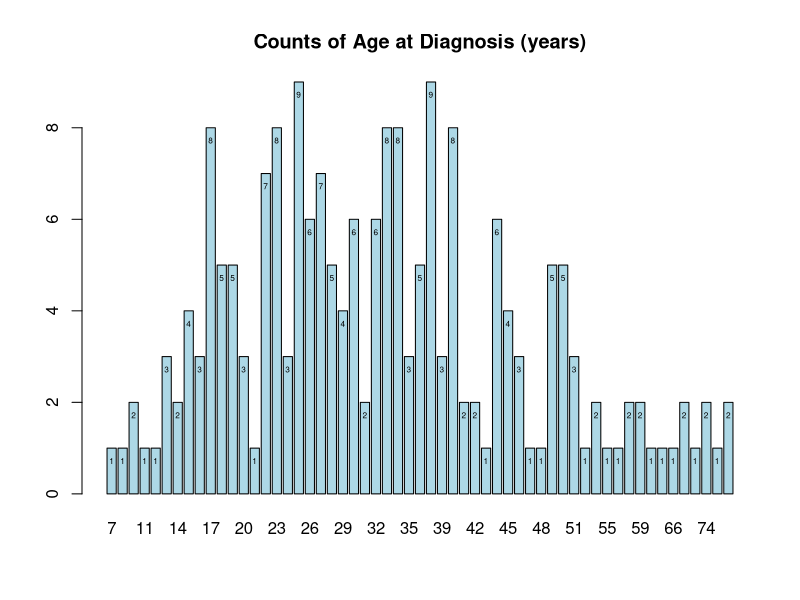
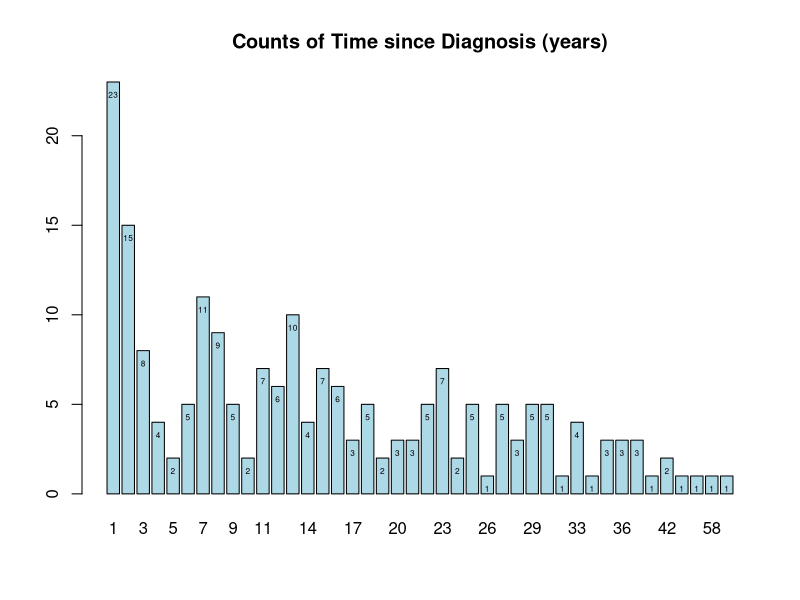
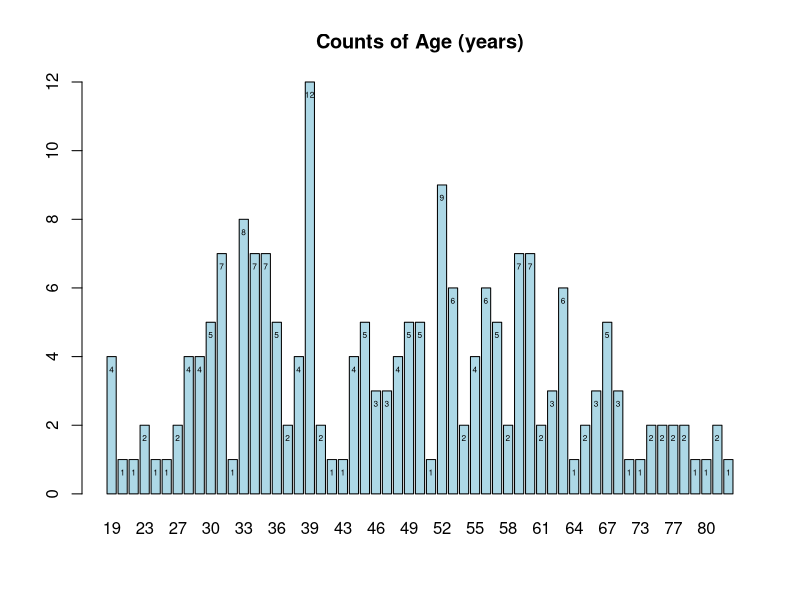
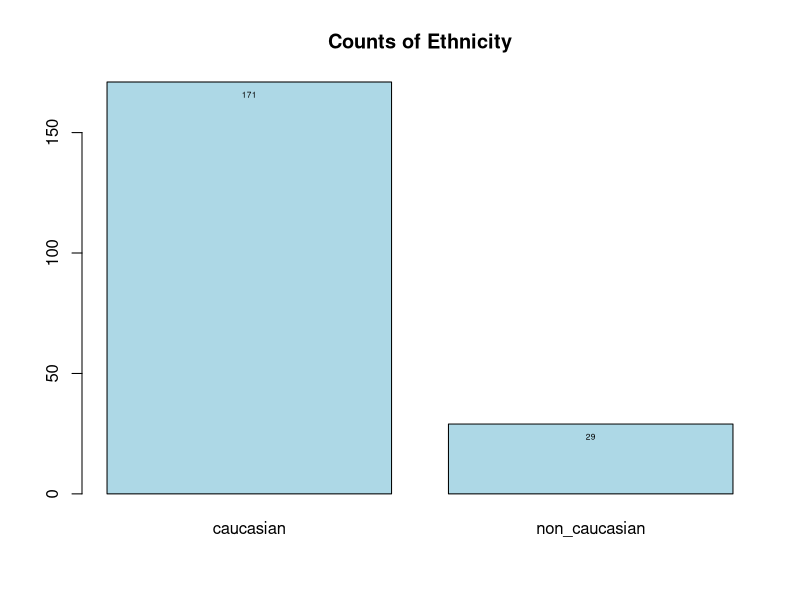
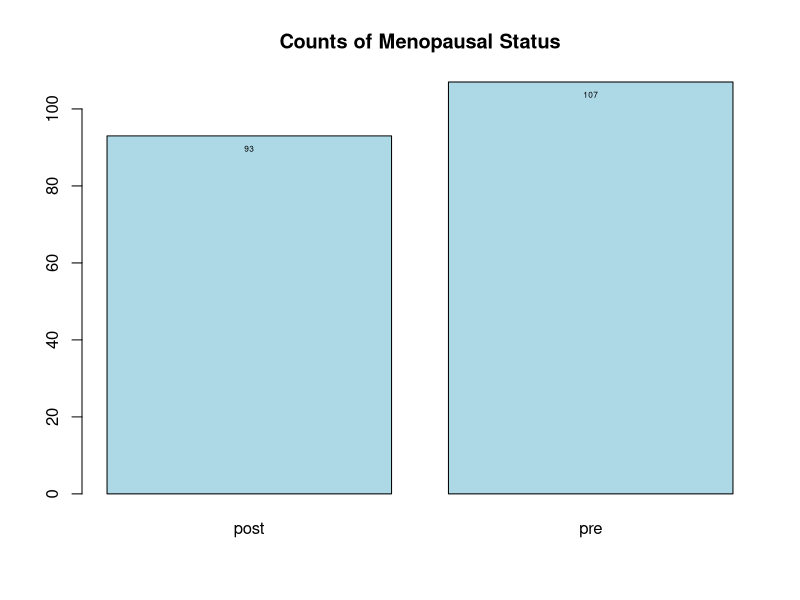
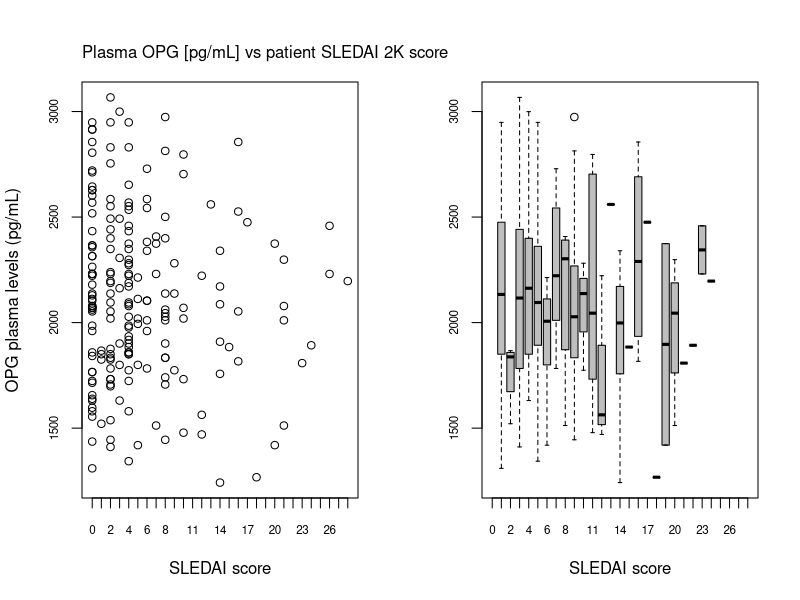
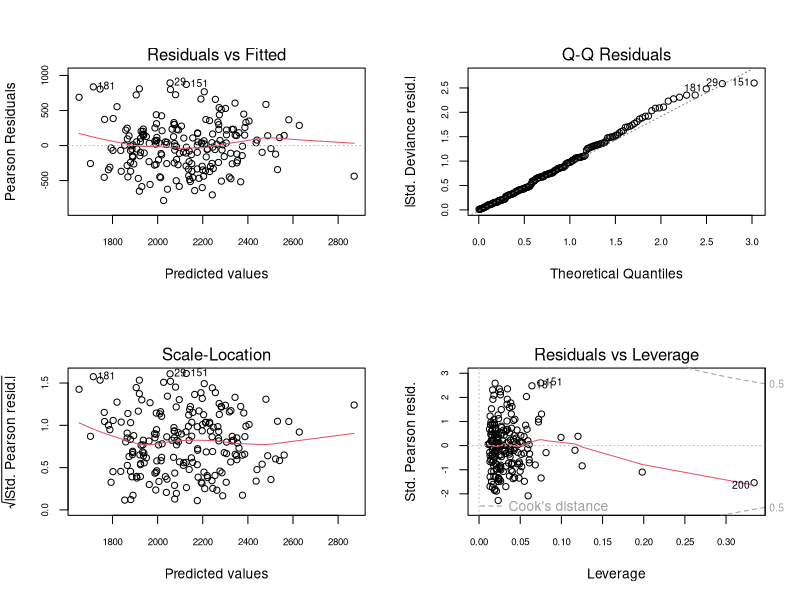
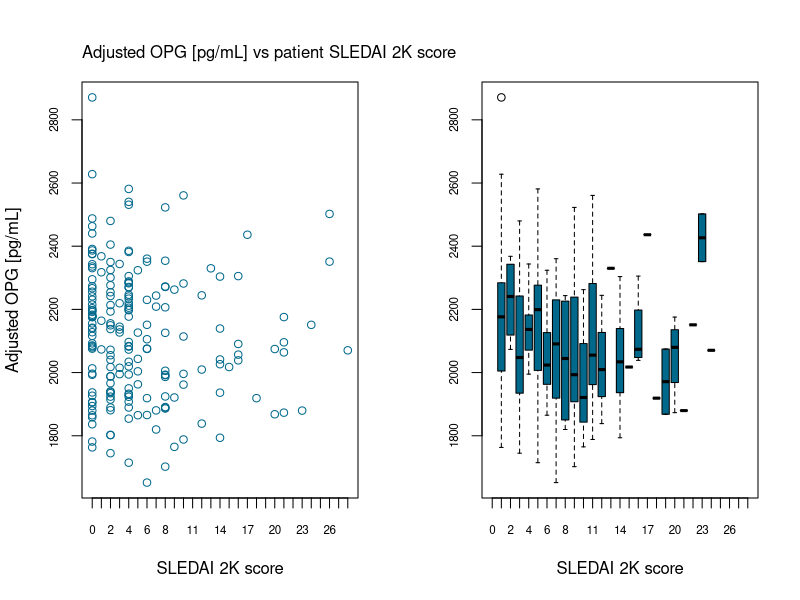

R code for these plots, in order:
library(readxl)
library(dplyr)
library(ggplot2)
#import the data (HAS TO BE IN THE SAME FOLDER YOURE WORKING IN OR YOU HAVE TO WRITE THE WHOLE PATH:
#IE. "/user/johndoe/folder-1/foldertwo/DATA_SET_HERE"). 
OriginalData <- read_excel("g1_s1_dataset_v251001.xlsx")
View(OriginalData)

#rename the columns so everything is easier to read and keep track of
colnames(OriginalData) <- c('Patient ID', 'Age at Diagnosis (years)', 'Time since Diagnosis (years)', 
                            'Age (years)', 'BMI (kg/m^2)', 'IFN type I [IU/mL]', 
                            'Ethnicity', 'Menopausal Status', 'SLEDAI 2k Score', 
                            'Plasma OPG [pg/mL]', 'vWF [IU/mL]', 'sDC1 [ng/mL]', 
                            'TM [ng/mL]', 'ox LDL [ng/mL]', 'sVCAM-1 [ng/mL]', 
                            'LDH [u/L]')

##OriginalData <- OriginalData %>% mutate(time_since_diagnosis_years = ifelse(OriginalData$time_since_diagnosis_years == 0, NA, time_since_diagnosis_years))
##^^ we'll ask about this tomorrow
#since time since diagnosis has values equal to 0, we're going to add 1 to each of those (ie. 0+1 =1, etc)
OriginalData <- OriginalData %>% 
  mutate(`Time since Diagnosis (years)` = `Time since Diagnosis (years)` + 1)

#some stat tests for OPG levels to see how it's distributed and possible correlation to SLEDAI score
shapiro.test(OriginalData$`Plasma OPG [pg/mL]`)
cor.test(OriginalData$`SLEDAI 2k Score`, OriginalData$`Plasma OPG [pg/mL]`, method = ("pearson"))

#make a list of all the column names so that you can create functions
col_names <- c('Patient ID', 'Age at Diagnosis (years)', 'Time since Diagnosis (years)', 
         'Age (years)', 'BMI (kg/m^2)', 'IFN type I [IU/mL]', 
         'Ethnicity', 'Menopausal Status', 'SLEDAI 2k Score', 
         'Plasma OPG [pg/mL]', 'vWF [IU/mL]', 'sDC1 [ng/mL]', 
         'TM [ng/mL]', 'ox LDL [ng/mL]', 'sVCAM-1 [ng/mL]', 
         'LDH [u/L]')
#how many times does each value of a variable appear? 
#this is the function
Counts <- lapply(col_names, function(col) {
  OriginalData %>%
    group_by(.data[[col]]) %>%
    summarise(count = n())
  })
#re-establish column names
names(Counts) <- col_names

#some things are unique to each patinet, so we don't want to plot them to see the counts:
names_to_skip_in_plots <- c('Patient ID', 'BMI (kg/m^2)', 'IFN type I [IU/mL]', 
                            'SLEDAI 2k Score','Plasma OPG [pg/mL]', 
                            'vWF [IU/mL]', 'sDC1 [ng/mL]', 'TM [ng/mL]', 
                            'ox LDL [ng/mL]', 'sVCAM-1 [ng/mL]', 'LDH [u/L]')

#this is the function for the barplots of the counts:
for (name in names(Counts)) {
  if (name %in% names_to_skip_in_plots) next
  df <- Counts[[name]]
  par(mfrow = c(1,1))
  bars <- barplot(
    df$count,
    names.arg = df[[1]],
    main = paste("Counts of", name),
    col = "lightblue")
  text(x = bars, y = df$count, labels = df$count, pos = 1, cex = 0.5, col = 'black')
}
rm(df, name, bars)

par(cex.axis = 0.7, mfrow = c(1,2))
plot(OriginalData$`SLEDAI 2k Score`, OriginalData$`Plasma OPG [pg/mL]`,
     col = 'black', xlab = 'SLEDAI score', ylab = "OPG plasma levels (pg/mL)", 
     xlim = c(0, 28), xaxt = 'n')
axis(side = 1, at = seq(0, 28, by = 1))
mtext("Plasma OPG [pg/mL] vs patient SLEDAI 2K score",
      outer = FALSE, cex = 1, side = 3, line = 1, adj = 0)
boxplot(OriginalData$`Plasma OPG [pg/mL]`~OriginalData$`SLEDAI 2k Score`, 
        col = 'grey', xlab = 'SLEDAI score', ylab = NULL,
        xlim = c(0, 28), xaxt = 'n')
axis(side = 1, at = seq(0, 28, by = 1))

##Linear Regression
model <- glm(`Plasma OPG [pg/mL]` ~ `Age at Diagnosis (years)` + `Time since Diagnosis (years)` +
            `Age (years)` + `BMI (kg/m^2)` + `IFN type I [IU/mL]` + Ethnicity + `Menopausal Status`, 
            data = OriginalData)
summary(model)
#model_sledai <- glm(`SLEDAI 2k Score` ~ `Age at Diagnosis (years)` + `Time since Diagnosis (years)` +
               #`Age (years)` + `BMI (kg/m^2)` + `IFN type I [IU/mL]` + Ethnicity + `Menopausal Status`, 
            # data = OriginalData)
#summary(model_sledai)
cor.test(OriginalData$`SLEDAI 2k Score`, model[["fitted.values"]], method = 'pearson')
par(mfrow = c(2,2))
plot(model)
opg_sledai <- data.frame(OriginalData$`SLEDAI 2k Score`, model[["fitted.values"]])
#or: model_sledai[["fitted.values"]]
colnames(opg_sledai) <- c('SLEDAI 2k score', 'Adjusted OPG [pg/mL}')

##I also like to make one extra data frame with the patient IDs to make sure R is putting together 
##the right OPG value and SLEDAI score
opg_sledai_patientID <- data.frame(OriginalData$`Patient ID`, OriginalData$`SLEDAI 2k Score`, 
                                   model[["fitted.values"]])
colnames(opg_sledai_patientID) <- c('Patient ID', 'SLEDAI 2k score', 'Adjusted OPG [pg/mL}')

par(mfrow = c(1,2), cex.axis = 0.7)
plot(opg_sledai$`SLEDAI 2k score`, opg_sledai$`Adjusted OPG [pg/mL}`, 
     xlab = 'SLEDAI 2K score', ylab = 'Adjusted OPG [pg/mL]', col = 'deepskyblue4',
     xlim = c(0, 28), xaxt = 'n')
axis(side = 1, at = seq(0, 28, by = 1))
mtext("Adjusted OPG [pg/mL] vs patient SLEDAI 2K score",
      outer = FALSE, cex = 1, side = 3, line = 1, adj = 0)
boxplot(opg_sledai$`Adjusted OPG [pg/mL}`~opg_sledai$`SLEDAI 2k score`, 
        xlab = 'SLEDAI 2K score', ylab = NULL, col = 'deepskyblue4',
        xlim = c(0, 28), xaxt = 'n')
axis(side = 1, at = seq(0, 28, by = 1))

##Moving on from the confounding, we can do a similar thing for the biomarkers
#first, extract the biomarkes from the original data frame into a separate one
biomarkers <- data.frame(OriginalData$`vWF [IU/mL]`, OriginalData$`sDC1 [ng/mL]`, 
                         OriginalData$`TM [ng/mL]`,
                         OriginalData$`ox LDL [ng/mL]`, OriginalData$`sVCAM-1 [ng/mL]`, 
                         OriginalData$`LDH [u/L]`)
#rename the columns to make them easier to identify
names(biomarkers) <- c('von Willebrand Factor', 'soluble DC-1', 
                       'Thrombomodulin', 'oxidized LDL', 'soluble VCAM-1', 'LDH')
summary(biomarkers)

#create a linear model for each of the biomarkers
vWF_model <- glm(`vWF [IU/mL]` ~ `Age at Diagnosis (years)` + `Time since Diagnosis (years)` +
                  `Age (years)` + `BMI (kg/m^2)` + `IFN type I [IU/mL]` + Ethnicity + `Menopausal Status`, 
            data = OriginalData)
sDC1_model <- glm(`sDC1 [ng/mL]` ~ `Age at Diagnosis (years)` + `Time since Diagnosis (years)` +
                   `Age (years)` + `BMI (kg/m^2)` + `IFN type I [IU/mL]` + Ethnicity + `Menopausal Status`,
                data = OriginalData)
tm_model <- glm(`TM [ng/mL]` ~ `Age at Diagnosis (years)` + `Time since Diagnosis (years)` +
                 `Age (years)` + `BMI (kg/m^2)` + `IFN type I [IU/mL]` + Ethnicity + `Menopausal Status`,
                data = OriginalData)
oxLDL_model <- glm(`ox LDL [ng/mL]` ~ `Age at Diagnosis (years)` + `Time since Diagnosis (years)` +
                    `Age (years)` + `BMI (kg/m^2)` + `IFN type I [IU/mL]` + Ethnicity + `Menopausal Status`,
                data = OriginalData)
sVCAM1_model <- glm(`sVCAM-1 [ng/mL]` ~ `Age at Diagnosis (years)` + `Time since Diagnosis (years)` +
                     `Age (years)` + `BMI (kg/m^2)` + `IFN type I [IU/mL]` + Ethnicity + `Menopausal Status`,
                data = OriginalData)
LDH_model <- glm(`LDH [u/L]` ~ `Age at Diagnosis (years)` + `Time since Diagnosis (years)` +
                  `Age (years)` + `BMI (kg/m^2)` + `IFN type I [IU/mL]` + Ethnicity + `Menopausal Status`,
                data = OriginalData)

#exctract the adjusted values of each biomarker into a new dataframe, add the adjusted OPG from 
#previous linear model, and rename the columns. 
adjusted_biomarkers <- data.frame(model[["fitted.values"]], vWF_model[["fitted.values"]], 
                                 sDC1_model[["fitted.values"]], 
                                 tm_model[["fitted.values"]], 
                                 oxLDL_model[["fitted.values"]], 
                                 sVCAM1_model[["fitted.values"]], 
                                 LDH_model[["fitted.values"]])
colnames(adjusted_biomarkers) <- c('Plasma OPG [pg/mL]' ,'vWF [IU/mL]', 'sDC1 [ng/mL]', 
                                  'TM [ng/mL]', 'ox LDL [ng/mL]', 
                                  'sVCAM-1 [ng/mL]', 'LDH [u/L]')

#extra df to make sure R is grouping right: 
adjusted_biomarkers_patientID <- data.frame(OriginalData$`Patient ID`, OriginalData$`SLEDAI 2k Score`, model[["fitted.values"]], vWF_model[["fitted.values"]], 
                                  sDC1_model[["fitted.values"]], 
                                  tm_model[["fitted.values"]], 
                                  oxLDL_model[["fitted.values"]], 
                                  sVCAM1_model[["fitted.values"]], 
                                  LDH_model[["fitted.values"]])
colnames(adjusted_biomarkers_patientID) <- c('Patient ID', 'SLEDAI 2k score', 'Plasma OPG [pg/mL]' ,'vWF [IU/mL]', 'sDC1 [ng/mL]', 
                                   'TM [ng/mL]', 'ox LDL [ng/mL]', 
                                   'sVCAM-1 [ng/mL]', 'LDH [u/L]')

#correlation tests
cor.test(OriginalData$`SLEDAI 2k Score`, vWF_model[["fitted.values"]], method = 'pearson')
cor.test(OriginalData$`SLEDAI 2k Score`, sDC1_model[["fitted.values"]], method = 'pearson')
cor.test(OriginalData$`SLEDAI 2k Score`, tm_model[["fitted.values"]], method = 'pearson')
cor.test(OriginalData$`SLEDAI 2k Score`, oxLDL_model[["fitted.values"]], method = 'pearson')
cor.test(OriginalData$`SLEDAI 2k Score`, sVCAM1_model[["fitted.values"]], method = 'pearson')
cor.test(OriginalData$`SLEDAI 2k Score`, LDH_model[["fitted.values"]], method = 'pearson')


par(mfrow = c(1, 2), cex.axis = 0.7)
#plot vWF
plot(OriginalData$`SLEDAI 2k Score`, adjusted_biomarkers$`vWF [IU/mL]`,
     xlab = 'SLEDAI 2K score', ylab = 'Adjusted vWF [IU/mL]', col = 'deepskyblue',
     xlim = c(0, 28), xaxt = 'n')
axis(side = 1, at = seq(0, 28, by = 1))
mtext("Adjusted vWF values [IU/mL] vs Patient SLEDAI 2k Score",
      outer = FALSE, cex = 1, col = "darkslategray", side = 3, line = 1, adj = 0)
boxplot(adjusted_biomarkers$`vWF [IU/mL]`~OriginalData$`SLEDAI 2k Score`,
        ylab = 'Adjusted vWF [IU/mL]', col = 'chartreuse4',
        xlim = c(0, 28), xaxt = 'n')
axis(side = 1, at = seq(0, 28, by = 1))
#plot sDC1
plot(OriginalData$`SLEDAI 2k Score`, adjusted_biomarkers$`sDC1 [ng/mL]`,
     xlab = 'SLEDAI 2K score', ylab = 'Adjusted sDC1 [ng/mL]', col = 'deepskyblue2', 
     xlim = c(0, 28), xaxt = 'n')
axis(side = 1, at = seq(0, 28, by = 1))
mtext('Adjusted sDC1 values [ng/mL] vs Patient SLEDAI 2k score',
      outer = FALSE, cex = 1, col = "darkslategray", side = 3, line = 1, adj = 0)
boxplot(adjusted_biomarkers$`sDC1 [ng/mL]`~OriginalData$`SLEDAI 2k Score`,
        xlab = 'SLEDAI 2K score', ylab = NULL, col = 'forestgreen',
        xlim = c(0, 28), xaxt = 'n')
axis(side = 1, at = seq(0, 28, by = 1))
#plot TM
plot(OriginalData$`SLEDAI 2k Score`, adjusted_biomarkers$`TM [ng/mL]`,
     xlab = 'SLEDAI 2K score', ylab = 'Adjusted TM [ng/mL]', col = 'deepskyblue3', 
     xlim = c(0, 28), xaxt = 'n')
axis(side = 1, at = seq(0, 28, by = 1))
mtext('Adjusted TM values [ng/mL] vs Patient SLEDAI 2k score',
      outer = FALSE, cex = 1, col = "darkslategray", side = 3, line = 1, adj = 0)
boxplot(adjusted_biomarkers$`TM [ng/mL]`~OriginalData$`SLEDAI 2k Score`,
        xlab = 'SLEDAI 2K score', ylab = NULL, col = 'palegreen',
        xlim = c(0, 28), xaxt = 'n')
axis(side = 1, at = seq(0, 28, by = 1))
#plot ox LDL
plot(OriginalData$`SLEDAI 2k Score`, adjusted_biomarkers$`ox LDL [ng/mL]`,
     xlab = 'SLEDAI 2K score', ylab = 'Adjusted ox LDL [ng/mL]', col = 'royalblue', 
     xlim = c(0, 28), xaxt = 'n')
axis(side = 1, at = seq(0, 28, by = 1))
mtext('Adjusted ox LDL values [ng/mL] vs Patient SLEDAI 2k score',
      outer = FALSE, cex = 1, col = "darkslategray", side = 3, line = 1, adj = 0)
boxplot(adjusted_biomarkers$`ox LDL [ng/mL]`~OriginalData$`SLEDAI 2k Score`,
        xlab = 'SLEDAI 2K score', ylab = NULL, col = 'palegreen2',
        xlim = c(0, 28), xaxt = 'n')
axis(side = 1, at = seq(0, 28, by = 1))
#plot sVCAM1
plot(OriginalData$`SLEDAI 2k Score`, adjusted_biomarkers$`sVCAM-1 [ng/mL]`,
     xlab = 'SLEDAI 2K score', ylab = 'Adjusted s-VCAM1 [ng/mL]', col = 'royalblue3', 
     xlim = c(0, 28), xaxt = 'n')
axis(side = 1, at = seq(0, 28, by = 1))
mtext('Adjusted s-VCAM1 values [ng/mL] vs Patient SLEDAI 2k score',
      outer = FALSE, cex = 1, col = "darkslategray", side = 3, line = 1, adj = 0)
boxplot(adjusted_biomarkers$`sVCAM-1 [ng/mL]`~OriginalData$`SLEDAI 2k Score`,
        xlab = 'SLEDAI 2K score', ylab = NULL, col = 'seagreen',
        xlim = c(0, 28), xaxt = 'n')
axis(side = 1, at = seq(0, 28, by = 1))
#plot LDH
plot(OriginalData$`SLEDAI 2k Score`, adjusted_biomarkers$`LDH [u/L]`,
     xlab = 'SLEDAI 2K score', ylab = 'Adjusted LDH [U/L]', col = 'royalblue4', 
     xlim = c(0, 28), xaxt = 'n')
axis(side = 1, at = seq(0, 28, by = 1))
mtext('Adjusted LDH values [IU/mL] vs Patient SLEDAI 2k score',
      outer = FALSE, cex = 1, col = "darkslategray", side = 3, line = 1, adj = 0)
boxplot(adjusted_biomarkers$`LDH [u/L]`~OriginalData$`SLEDAI 2k Score`,
        xlab = 'SLEDAI 2K score', ylab = NULL, col = 'seagreen3',
        xlim = c(0, 28), xaxt = 'n')
axis(side = 1, at = seq(0, 28, by = 1))

##end
